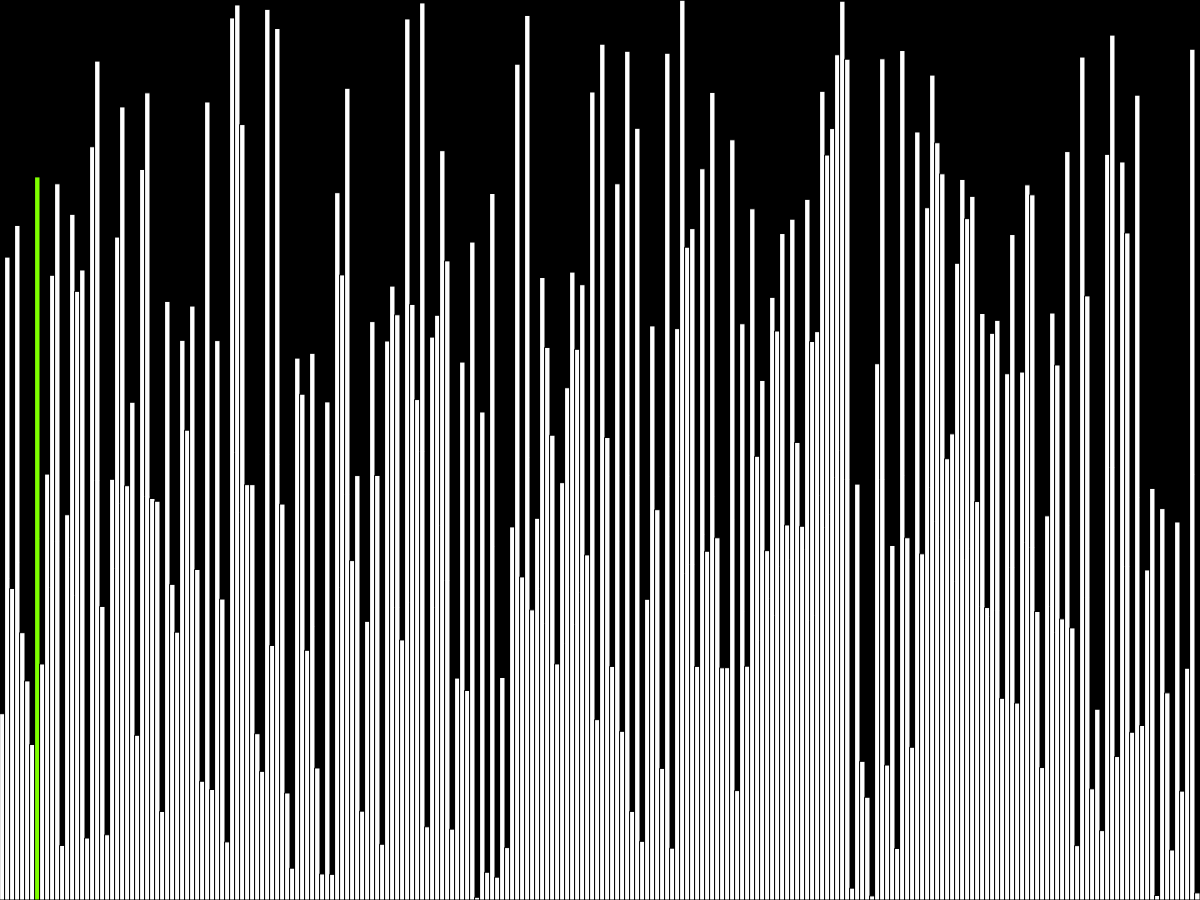
Frame 1 (no input)
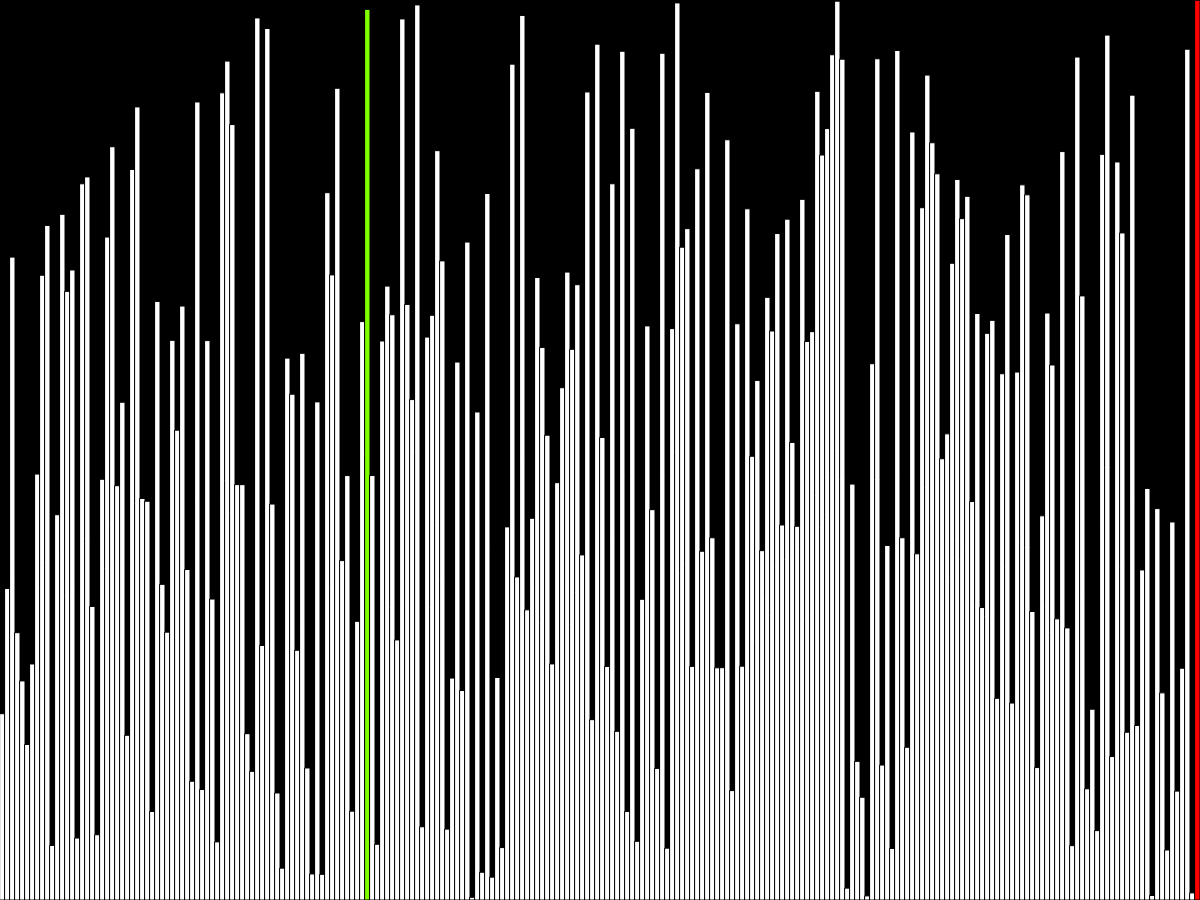
Frame 60 (no input)
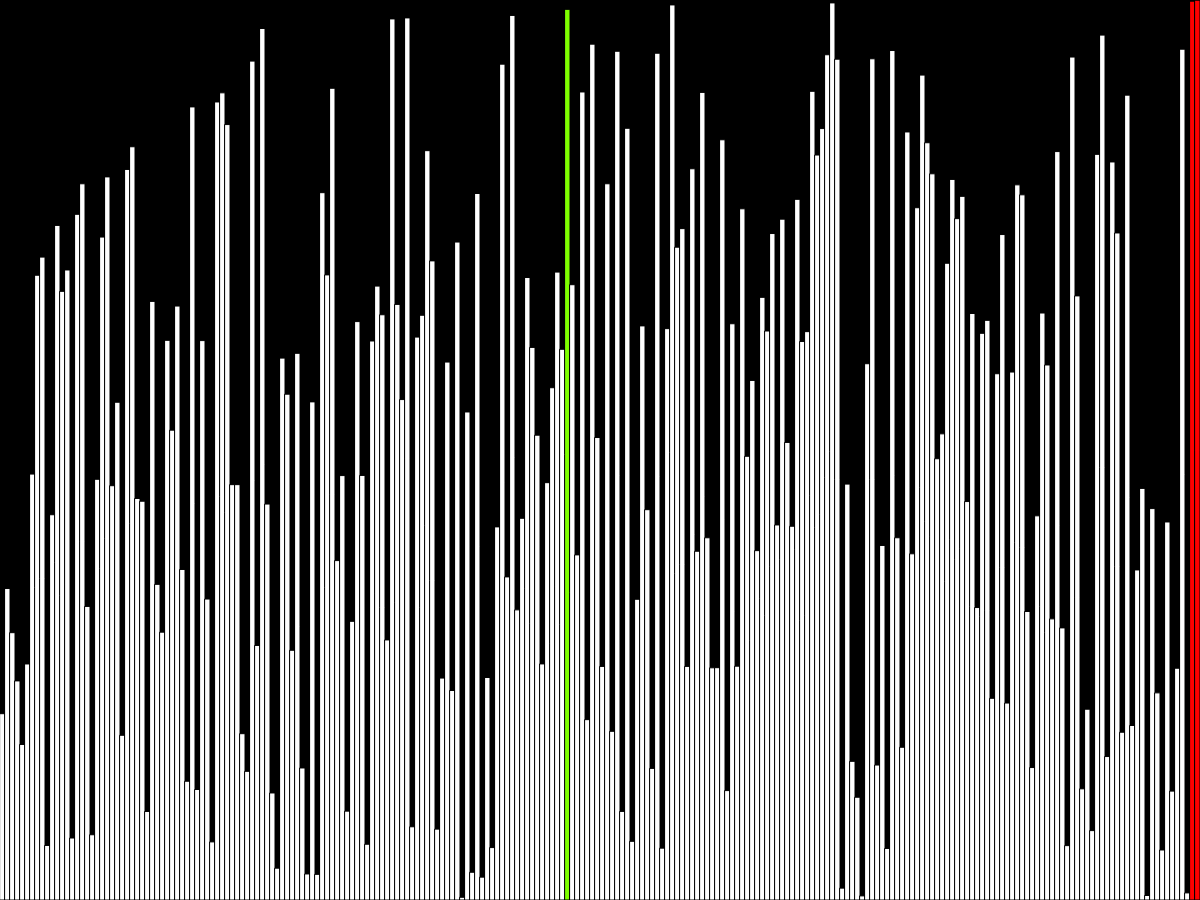
Frame 120 (the mouse pressed at the canvas centre since frame 60)

The p5.js sketch that drew these frames (run headless with seeded random() and noise() and a simulated clock; from frame 60 on, the mouse is pressed at the canvas centre):

// p5.js sketch
// ── sketch.js
let w = 5;
let states = [];

function setup() {
	createCanvas(windowWidth, windowHeight - 100);
	arr = new Array(floor(width / w));
	for (let i = 0; i < arr.length; i++) {
		arr[i] = random(height);
		states[i] = -1;
	}
	bubble_sort();
}

let b = 0;

function draw() {
	// frameRate(10);
	background(0);
	for (let i = 0; i < arr.length; i += 1) {
		if (states[i] == 0) {
			fill("#FF0000");
		} else if (states[i] == 1) {
			fill("#7FFF00");
		} else {
			fill(255);
		}
		rect(i * w, height - arr[i], w, arr[i]);
	}
}

async function bubble_sort() {
	for (let a = 0; a < arr.length; a++) {
		for (b = 0; b < arr.length; b++) {
			if (arr[b] > arr[b + 1]) {
				await swap(arr, b, b + 1);
			}
		}
		states[arr.length - a - 1] = 0;
	}
	noLoop();
}

async function swap(array, first, sec) {
	states[first] = 1;
	await sleep(0);

	let temp = array[first];
	array[first] = array[sec];
	array[sec] = temp;
	states[first] = -1;
}

function sleep(ms) {
	return new Promise((resolve) => setTimeout(resolve, ms));
}
// ── style.css
html, body {
  margin: 0;
  padding: 0;
}

canvas {
  display: block;
}

h1{
    font-family: 'Lucida Sans', 'Lucida Sans Regular', 'Lucida Grande', 'Lucida Sans Unicode', Geneva, Verdana, sans-serif;
}
.btn a{
  text-decoration: none;
  color: white;
}

.btn{
  background-color: blue;
  border: 2px solid black;
  border-radius: 3px;
  cursor: pointer;
  font-size: larger;
  margin: 10px 5px;
  padding: 5px 5px;
  
}

.btn:hover{
  background-color: rgb(78, 206, 211);
  color: rgb(255, 255, 255);
}
